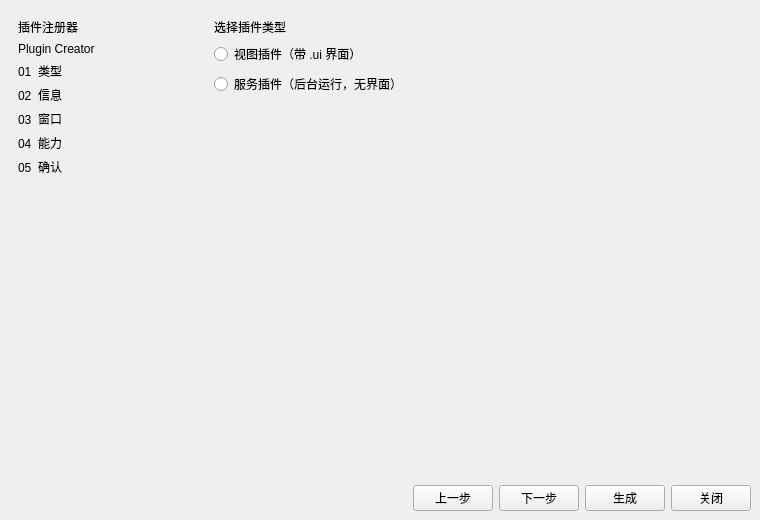
<?xml version="1.0" encoding="UTF-8"?>
<ui version="4.0">
 <class>PluginCreatorWindow</class>
 <widget class="QMainWindow" name="PluginCreatorWindow">
  <property name="geometry">
   <rect>
    <x>0</x>
    <y>0</y>
    <width>760</width>
    <height>520</height>
   </rect>
  </property>
  <property name="windowTitle">
   <string>插件注册器</string>
  </property>
  <widget class="QWidget" name="centralwidget">
   <layout class="QVBoxLayout" name="mainLayout">
    <item>
     <layout class="QHBoxLayout" name="contentLayout">
      <item>
       <widget class="QWidget" name="stepPanel">
        <property name="minimumSize">
         <size>
          <width>190</width>
          <height>0</height>
         </size>
        </property>
        <property name="maximumSize">
         <size>
          <width>220</width>
          <height>16777215</height>
         </size>
        </property>
        <layout class="QVBoxLayout" name="stepLayout">
         <item>
          <widget class="QLabel" name="creatorTitleLabel">
           <property name="text">
            <string>插件注册器</string>
           </property>
          </widget>
         </item>
         <item>
          <widget class="QLabel" name="creatorSubTitleLabel">
           <property name="text">
            <string>Plugin Creator</string>
           </property>
          </widget>
         </item>
         <item>
          <widget class="QLabel" name="stepTypeLabel">
           <property name="text">
            <string>01  类型</string>
           </property>
          </widget>
         </item>
         <item>
          <widget class="QLabel" name="stepInfoLabel">
           <property name="text">
            <string>02  信息</string>
           </property>
          </widget>
         </item>
         <item>
          <widget class="QLabel" name="stepViewLabel">
           <property name="text">
            <string>03  窗口</string>
           </property>
          </widget>
         </item>
         <item>
          <widget class="QLabel" name="stepAbilityLabel">
           <property name="text">
            <string>04  能力</string>
           </property>
          </widget>
         </item>
         <item>
          <widget class="QLabel" name="stepSummaryLabel">
           <property name="text">
            <string>05  确认</string>
           </property>
          </widget>
         </item>
         <item>
          <spacer name="stepSpacer">
           <property name="orientation">
            <enum>Qt::Vertical</enum>
           </property>
           <property name="sizeHint" stdset="0">
            <size>
             <width>20</width>
             <height>260</height>
            </size>
           </property>
          </spacer>
         </item>
        </layout>
       </widget>
      </item>
      <item>
       <widget class="QStackedWidget" name="pageStack">
      <widget class="QWidget" name="typePage">
       <layout class="QVBoxLayout" name="typeLayout">
        <item>
         <widget class="QLabel" name="typeTitleLabel">
          <property name="text">
           <string>选择插件类型</string>
          </property>
         </widget>
        </item>
        <item>
         <widget class="QRadioButton" name="viewPluginRadio">
          <property name="text">
           <string>视图插件（带 .ui 界面）</string>
          </property>
         </widget>
        </item>
        <item>
         <widget class="QRadioButton" name="servicePluginRadio">
          <property name="text">
           <string>服务插件（后台运行，无界面）</string>
          </property>
         </widget>
        </item>
        <item>
         <spacer name="typeSpacer">
          <property name="orientation">
           <enum>Qt::Vertical</enum>
          </property>
          <property name="sizeHint" stdset="0">
           <size>
            <width>20</width>
            <height>320</height>
           </size>
          </property>
         </spacer>
        </item>
       </layout>
      </widget>
      <widget class="QWidget" name="infoPage">
       <layout class="QFormLayout" name="infoLayout">
        <item row="0" column="0">
         <widget class="QLabel" name="classNameLabel">
          <property name="text">
           <string>插件类名</string>
          </property>
         </widget>
        </item>
        <item row="0" column="1">
         <widget class="QLineEdit" name="classNameEdit"/>
        </item>
        <item row="1" column="0">
         <widget class="QLabel" name="pluginIdLabel">
          <property name="text">
           <string>插件 ID</string>
          </property>
         </widget>
        </item>
        <item row="1" column="1">
         <widget class="QLineEdit" name="pluginIdEdit"/>
        </item>
        <item row="2" column="0">
         <widget class="QLabel" name="displayNameLabel">
          <property name="text">
           <string>显示名称</string>
          </property>
         </widget>
        </item>
        <item row="2" column="1">
         <widget class="QLineEdit" name="displayNameEdit"/>
        </item>
        <item row="3" column="0">
         <widget class="QLabel" name="versionLabel">
          <property name="text">
           <string>版本号</string>
          </property>
         </widget>
        </item>
        <item row="3" column="1">
         <widget class="QLineEdit" name="versionEdit"/>
        </item>
        <item row="4" column="0">
         <widget class="QLabel" name="authorLabel">
          <property name="text">
           <string>作者</string>
          </property>
         </widget>
        </item>
        <item row="4" column="1">
         <widget class="QLineEdit" name="authorEdit"/>
        </item>
        <item row="5" column="0">
         <widget class="QLabel" name="descriptionLabel">
          <property name="text">
           <string>描述</string>
          </property>
         </widget>
        </item>
        <item row="5" column="1">
         <widget class="QTextEdit" name="descriptionEdit"/>
        </item>
        <item row="6" column="0">
         <widget class="QLabel" name="projectRootLabel">
          <property name="text">
           <string>项目根目录</string>
          </property>
         </widget>
        </item>
        <item row="6" column="1">
         <widget class="QLineEdit" name="projectRootEdit">
          <property name="readOnly">
           <bool>true</bool>
          </property>
         </widget>
        </item>
        <item row="7" column="0">
         <widget class="QLabel" name="outputDirectoryLabel">
          <property name="text">
           <string>输出目录</string>
          </property>
         </widget>
        </item>
        <item row="7" column="1">
         <layout class="QHBoxLayout" name="outputLayout">
          <item>
           <widget class="QLineEdit" name="outputDirectoryEdit"/>
          </item>
          <item>
           <widget class="QPushButton" name="chooseDirectoryButton">
            <property name="text">
             <string>选择</string>
            </property>
           </widget>
          </item>
         </layout>
        </item>
        <item row="8" column="1">
         <widget class="QCheckBox" name="autoAddToProjectCheck">
          <property name="text">
           <string>自动加入主工程 CMakeLists.txt</string>
          </property>
         </widget>
        </item>
       </layout>
      </widget>
      <widget class="QWidget" name="viewOptionsPage">
       <layout class="QFormLayout" name="viewOptionsLayout">
        <item row="0" column="0">
         <widget class="QLabel" name="areaLabel">
          <property name="text">
           <string>默认窗口区域</string>
          </property>
         </widget>
        </item>
        <item row="0" column="1">
         <widget class="QComboBox" name="areaComboBox"/>
        </item>
        <item row="1" column="0" colspan="2">
         <widget class="QLabel" name="uiFileInfoLabel">
          <property name="text">
           <string>视图插件默认生成独立 QWidget 和 .ui 文件。</string>
          </property>
         </widget>
        </item>
       </layout>
      </widget>
      <widget class="QWidget" name="commonOptionsPage">
       <layout class="QVBoxLayout" name="commonOptionsLayout">
        <item>
         <widget class="QLabel" name="commonTitleLabel">
          <property name="text">
           <string>选择默认接入能力</string>
          </property>
         </widget>
        </item>
        <item>
         <widget class="QCheckBox" name="registerCapabilityCheck">
          <property name="text">
           <string>注册能力</string>
          </property>
         </widget>
        </item>
        <item>
         <widget class="QCheckBox" name="messageBusCheck">
          <property name="text">
           <string>使用消息总线</string>
          </property>
         </widget>
        </item>
        <item>
         <widget class="QCheckBox" name="logServiceCheck">
          <property name="text">
           <string>使用日志服务</string>
          </property>
         </widget>
        </item>
        <item>
         <widget class="QCheckBox" name="pluginSettingsCheck">
          <property name="text">
           <string>使用插件私有配置</string>
          </property>
         </widget>
        </item>
        <item>
         <spacer name="commonSpacer">
          <property name="orientation">
           <enum>Qt::Vertical</enum>
          </property>
          <property name="sizeHint" stdset="0">
           <size>
            <width>20</width>
            <height>260</height>
           </size>
          </property>
         </spacer>
        </item>
       </layout>
      </widget>
      <widget class="QWidget" name="summaryPage">
       <layout class="QVBoxLayout" name="summaryLayout">
        <item>
         <widget class="QLabel" name="summaryLabel">
          <property name="text">
           <string>确认生成内容</string>
          </property>
         </widget>
        </item>
        <item>
         <widget class="QTextEdit" name="summaryTextEdit">
          <property name="readOnly">
           <bool>true</bool>
          </property>
         </widget>
        </item>
       </layout>
      </widget>
      <widget class="QWidget" name="resultPage">
       <layout class="QVBoxLayout" name="resultLayout">
        <item>
         <widget class="QLabel" name="resultLabel">
          <property name="text">
           <string>生成结果</string>
          </property>
         </widget>
        </item>
        <item>
         <widget class="QTextEdit" name="resultTextEdit">
          <property name="readOnly">
           <bool>true</bool>
          </property>
         </widget>
        </item>
       </layout>
      </widget>
       </widget>
      </item>
     </layout>
    </item>
    <item>
     <layout class="QHBoxLayout" name="buttonLayout">
      <item>
       <spacer name="buttonSpacer">
        <property name="orientation">
         <enum>Qt::Horizontal</enum>
        </property>
        <property name="sizeHint" stdset="0">
         <size>
          <width>380</width>
          <height>20</height>
         </size>
        </property>
       </spacer>
      </item>
      <item>
       <widget class="QPushButton" name="previousButton">
        <property name="text">
         <string>上一步</string>
        </property>
       </widget>
      </item>
      <item>
       <widget class="QPushButton" name="nextButton">
        <property name="text">
         <string>下一步</string>
        </property>
       </widget>
      </item>
      <item>
       <widget class="QPushButton" name="generateButton">
        <property name="text">
         <string>生成</string>
        </property>
       </widget>
      </item>
      <item>
       <widget class="QPushButton" name="closeButton">
        <property name="text">
         <string>关闭</string>
        </property>
       </widget>
      </item>
     </layout>
    </item>
   </layout>
  </widget>
 </widget>
 <resources/>
 <connections/>
</ui>
